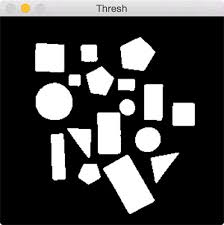
#> input picture OpenCV2/image_tests/download.jpeg, 224 x 225 px
$ python detect_shape.py --image image_tests/download.jpeg   (older library calls are emulated)
#> lines starting #> are read from the running program, lines starting #| are printed output that depends on the picture; after the words box and inside, x2 and y2 are one past the last pixel; in counts of white or black regions, pixels touching at a corner belong together
### OpenCV2/pyimagesearch/shapedetector.py
# import the necessary packages
import cv2

class ShapeDetector:
	def __init__(self):
		pass

	# [31 lines left out: function detect, not called in this run]


### OpenCV2/pyimagesearch/colorlabeler.py
# import the necessary packages
from scipy.spatial import distance as dist
from collections import OrderedDict
import numpy as np
import cv2


class ColorLabeler:
    def __init__(self):
        # initialize the colors dictionary, containing the color
        # name as the key and the RGB tuple as the value
        lower_blue = np.array([110,50,50])
        upper_blue = np.array([130,255,255])

        lower_yellow = np.array([20, 100, 100])
        upper_yellow = np.array([30, 255, 255])

        lower_red = np.array([0,50,50])
        upper_red = np.array([5,255,255])

        colors = OrderedDict({
            "red": cv2.inRange(hsv, lower_red, upper_red),
            "yellow": cv2.inRange(hsv, lower_yellow, upper_yellow),
            "blue": cv2.inRange(hsv, lower_blue, upper_blue)})

        # allocate memory for the L*a*b* image, then initialize
        # the color names list
        self.lab = np.zeros((len(colors), 1, 3), dtype="uint8")
        self.colorNames = []

        # loop over the colors dictionary
        for (i, (name, hsv)) in enumerate(colors.items()):
            # update the L*a*b* array and the color names list
            self.lab[i] = rgb
            self.colorNames.append(name)

    # convert the L*a*b* array from the RGB color space
    # to L*a*b*
        self.hsv = cv2.cvtColor(self.hsv, cv2.COLOR_RGB2LAB)

    # [24 lines left out: function label, not called in this run]

### OpenCV2/detect_shape.py
from pyimagesearch.shapedetector import ShapeDetector
from pyimagesearch.colorlabeler import ColorLabeler
import imutils
import socket
import urllib
import cv2
import argparse


ap = argparse.ArgumentParser()
ap.add_argument("-i", "--image", required=True,
	help="path to the input image")
args = vars(ap.parse_args())
image = cv2.imread(args["image"])
#> image is the input picture: shape (225, 224, 3); mean B, G, R 66.9, 67, 67.2
resized = imutils.resize(image, width=300)
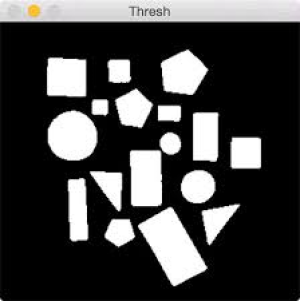
#> resized: shape (301, 300, 3); mean B, G, R 66.9, 67, 67.1
ratio = image.shape[0] / float(resized.shape[0])
#> ratio = 0.748

      # convert the resized image to grayscale, blur it slightly,
      # and threshold it
blurred = cv2.GaussianBlur(resized, (5, 5), 0)
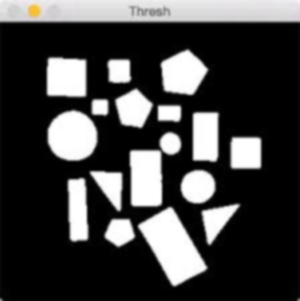
#> blurred: shape (301, 300, 3); mean B, G, R 66.9, 67, 67.1
gray = cv2.cvtColor(blurred, cv2.COLOR_BGR2GRAY)
lab = cv2.cvtColor(blurred, cv2.COLOR_BGR2RGB)
thresh = cv2.threshold(gray, 60, 255, cv2.THRESH_BINARY+cv2.THRESH_OTSU)[1]
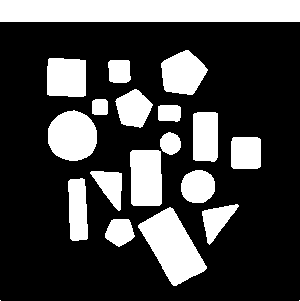
#> thresh: shape (301, 300); 27.4% white; 20 white regions (2 under 20 px)
      #
  # find contours in the thresholded image and initialize the
  # shape detector
cnts = cv2.findContours(thresh.copy(), cv2.RETR_TREE, cv2.CHAIN_APPROX_SIMPLE)
#> cnts = 20 contours, 2 with area under 20; largest, box (x1, y1, x2, y2) and area: (0, 0, 300, 22) 6279, (138, 207, 207, 286) 2724, (48, 110, 97, 161) 1906, (130, 150, 162, 206) 1636, (161, 50, 208, 95) 1440
cnts = cnts[0] if imutils.is_cv2() else cnts[1]
sd = ShapeDetector()
#> (the run stopped early here; a loop or call above may not have finished)
